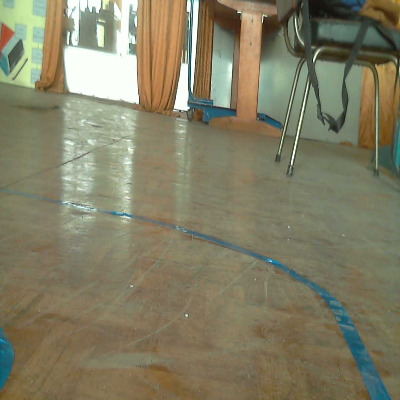
#> input picture other/original_frame.png, 400 x 400 px
$ python -i handler.py   (imports and definitions only)
#> lines starting #> are read from the running program, lines starting #| are printed output that depends on the picture; after the words box and inside, x2 and y2 are one past the last pixel; in counts of white or black regions, pixels touching at a corner belong together
#> further down, picture is the input picture: shape (400, 400, 3); mean B, G, R 100.7, 126.1, 129.9
import numpy as np
import protocol
import socket
import base64
import cv2
import sys, tty, termios

# [60 lines left out: functions draw_line, getch, decode_recv, encode_send, not called in this run]

def image_warp(image):
    img = cv2.resize(image, (400, 400))
    src = np.array([[82,247],[227,247],[280,360],[32,360]],np.float32)
    center_x = 150
    center_y = 250
    maxWidth, maxHeight = 400, 400
    hwratio = 11/8.5 #letter size paper
    scale = int(maxWidth/12)
    dst = np.array([
    [center_x - scale, center_y - scale*hwratio], #top left
    [center_x + scale, center_y - scale*hwratio], #top right
    [center_x + scale, center_y + scale*hwratio], #bottom right
    [center_x - scale, center_y + scale*hwratio], #bottom left
    ], dtype = "float32")
    M = cv2.getPerspectiveTransform(src, dst)
    warp =  cv2.warpPerspective(img, M, (400, 300))
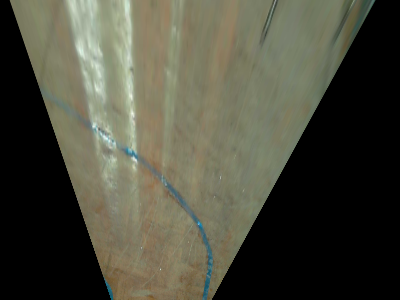
#> warp: shape (300, 400, 3); mean B, G, R 61.1, 75.3, 75.4
    gray_warp = cv2.cvtColor(warp, cv2.COLOR_BGR2GRAY)
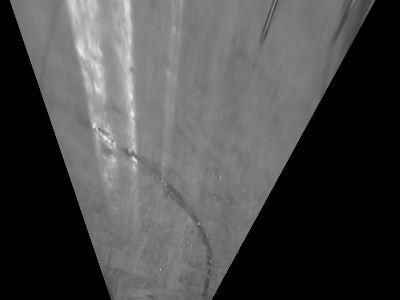
#> gray_warp: shape (300, 400); min 0, max 243, mean 73.7
    hsv = cv2.cvtColor(warp, cv2.COLOR_BGR2HSV)
#> hsv: shape (300, 400, 3); mean H, S, V 18.7, 32.5, 77.4
    # define range of blue color in HSV
    lower_blue = np.array([70,50,50])
    upper_blue = np.array([120,255,255])
    # Threshold the HSV image to get only blue colors
    mask = cv2.inRange(hsv, lower_blue, upper_blue)
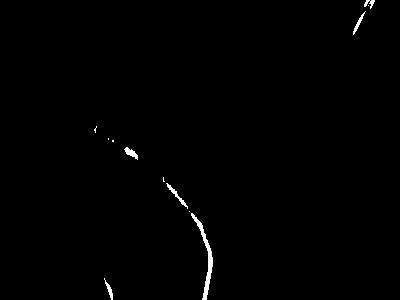
#> mask: shape (300, 400); 0.63% white; 12 white regions (6 under 20 px), largest, box (x1, y1, x2, y2) and area: (191, 213, 213, 300) 376, (166, 183, 188, 209) 95, (124, 147, 138, 160) 81, (353, 11, 366, 35) 67, (104, 278, 113, 300) 63, (364, 0, 375, 9) 48

    return mask

>>> import cv2
>>> picture = cv2.imread('../other/original_frame.png')
>>> result = image_warp(picture)

$ run again, on other/2.png
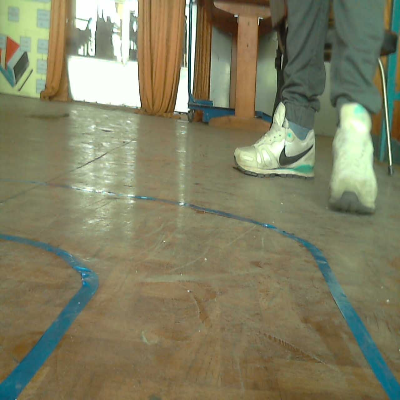
#> input picture other/2.png, 400 x 400 px
#> picture is the input picture: shape (400, 400, 3); mean B, G, R 98.9, 127.2, 128.1
#> in image_warp, `gray_warp = cv2.cvtColor(warp, cv2.COLOR_BGR2GRAY)`:
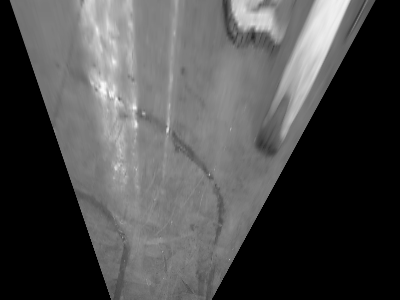
#> gray_warp: shape (300, 400); min 0, max 249, mean 76.5
#> hsv: shape (300, 400, 3); mean H, S, V 19.8, 37.7, 80.9
#> in image_warp, `mask = cv2.inRange(hsv, lower_blue, upper_blue)`:
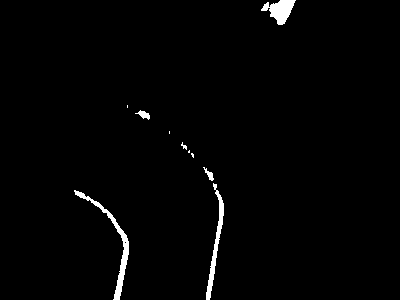
#> mask: shape (300, 400); 1.5% white; 10 white regions (4 under 20 px), largest, box (x1, y1, x2, y2) and area: (74, 190, 129, 300) 661, (206, 183, 224, 300) 517, (261, 0, 296, 25) 470, (135, 110, 150, 120) 71, (203, 167, 214, 181) 58, (181, 142, 187, 150) 21
